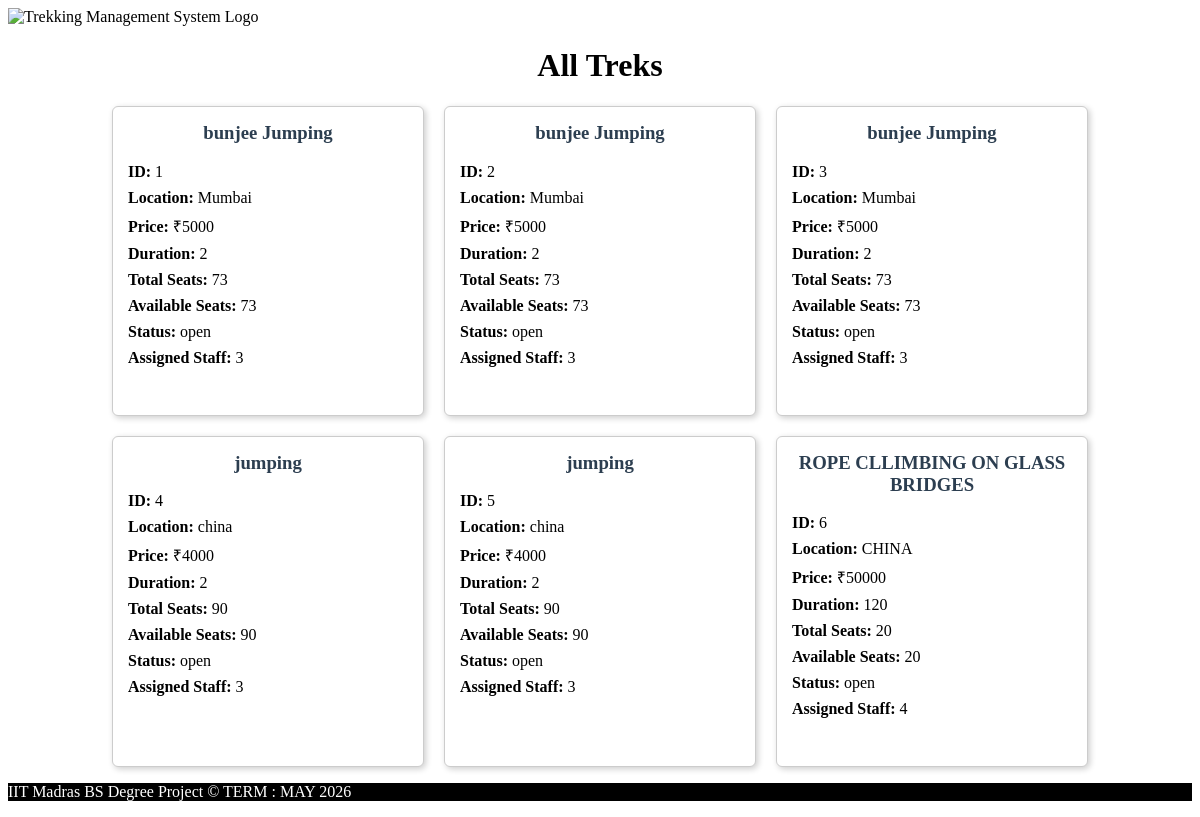
The app's page /viewTreks, older data.
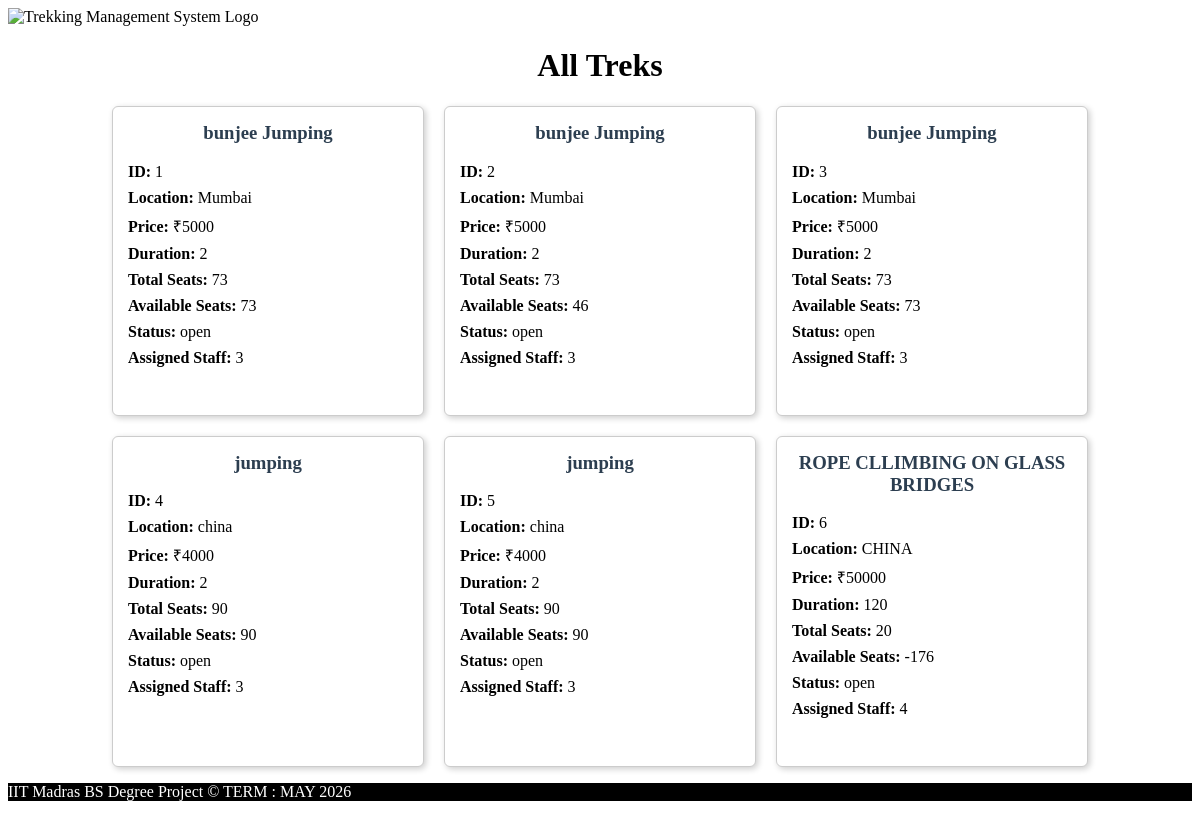
The same page, newer data.
### app.py (models this page shows)
class Trek(db.Model):
    __tablename__ = "treks"
    trek_id = db.Column(db.Integer, primary_key = True)
    trek_name = db.Column (db.String(50), nullable = False )
    location = db.Column(db.String(50), nullable = False )
    price = db.Column(db.Integer, nullable = False )
    duration = db.Column(db.String(30), nullable = False)
    difficulty = db.Column(db.String(10),nullable = False)
    total_seat = db.Column(db.Integer, nullable = False )
    available_seat = db.Column (db.Integer, nullable = False)
    status = db.Column (db.String , nullable = False , default = "open" )
    assigned_staff_id = db.Column(db.Integer,db.ForeignKey("users.user_id") )
    user = db.relationship("User", backref ="treks")

### app.py (the view)
@app.route("/viewTreks")
def viewTrek():
    viewAllTrek = Trek.query.all()
    return render_template("14_View_Treks.html", Treks = viewAllTrek)

### templates/14_View_Treks.html (shortened to what this page needs)
<!DOCTYPE html>
<html lang="en">
<head>
</head>
<body>
<div class="logo">
    <img src="/static/logo_Trekking.png"
         alt="Trekking Management System Logo"
         width="100">
</div>
<h1>All Treks</h1>
<div class="card-container">
{% for trek in Treks %}
<div class="card">
    <h3>{{ trek.trek_name }}</h3>
    <p><strong>ID:</strong> {{ trek.trek_id }}</p>
    <p><strong>Location:</strong> {{ trek.location }}</p>
    <p><strong>Price:</strong> ₹{{ trek.price }}</p>
    <p><strong>Duration:</strong> {{ trek.duration }}</p>
    <p><strong>Total Seats:</strong> {{ trek.total_seat }}</p>
    <p><strong>Available Seats:</strong> {{ trek.available_seat }}</p>
    <p><strong>Status:</strong> {{ trek.status }}</p>
    <p><strong>Assigned Staff:</strong> {{ trek.assigned_staff_id }}</p>
    <div class="buttons">
        <a href="/editTrek/{{ trek.trek_id }}" class="edit">Edit</a>
        <a href="/delete_trek/{{ trek.trek_id }}" class="delete">Delete</a>
    </div>
</div>
{% endfor %}
</div>
<div id ="footer" style ="color:white;background-color: black;">
    <p>IIT Madras BS Degree Project © TERM : MAY 2026</p>
</div>
</body>
</html>

Row changes from the older to the newer data that the page shows:
changed Trek id 2: available_seat "73" → "46"
changed Trek "ROPE CLLIMBING ON GLASS BRIDGES": available_seat "20" → "-176"
